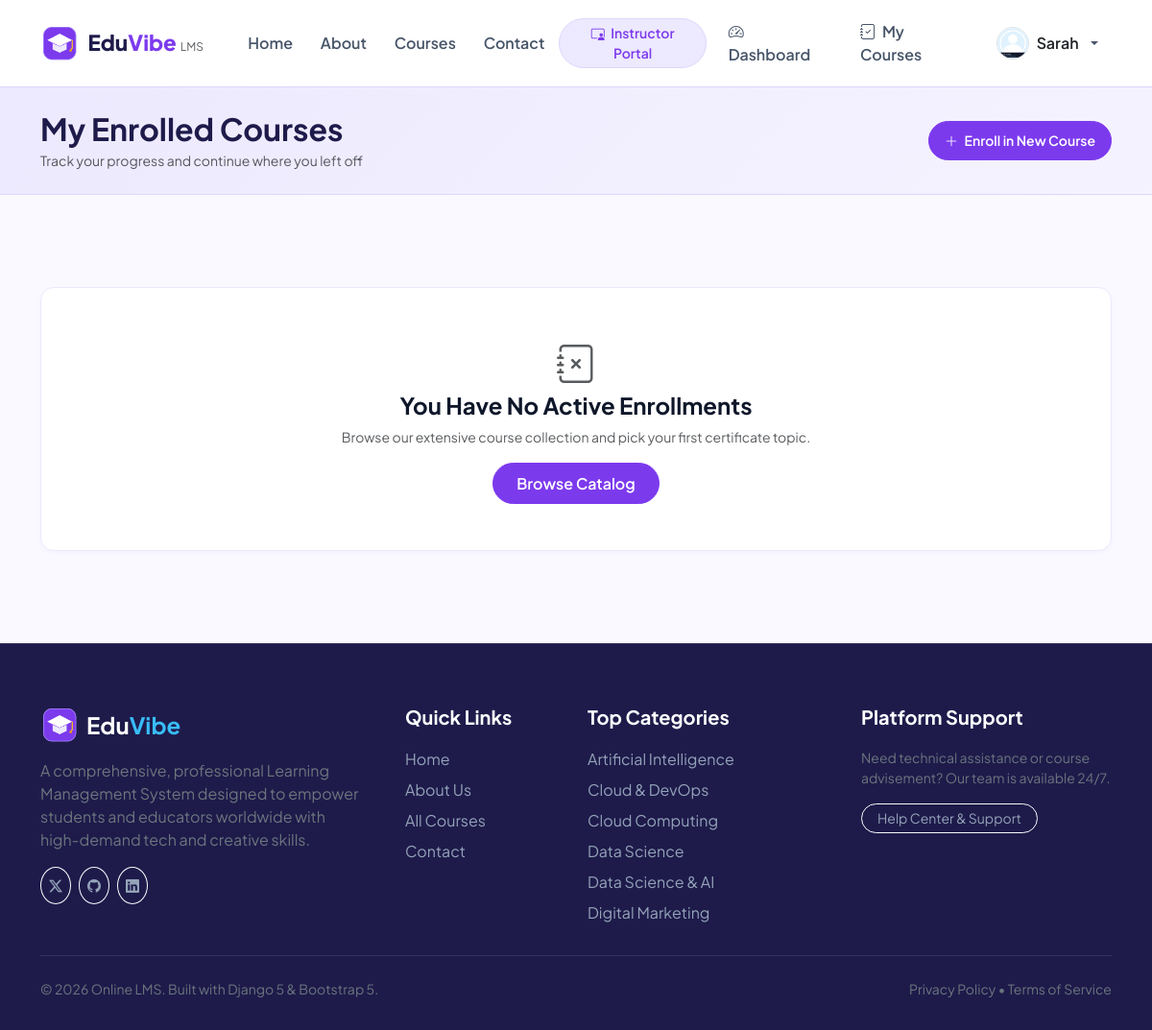
Page /my-courses/ (signed in) on the committed database.
### online_app/models.py (models this page shows, shortened)
class UserProfile(models.Model):
    ROLE_CHOICES = [
        ('student', 'Student'),
        ('instructor', 'Instructor'),
        ('admin', 'Admin'),
    ]
    user = models.OneToOneField(User, on_delete=models.CASCADE, related_name='profile')
    role = models.CharField(max_length=20, choices=ROLE_CHOICES, default='student')
    phone = models.CharField(max_length=25, blank=True)
    headline = models.CharField(max_length=150, blank=True, help_text="e.g. Senior Software Engineer | Student")
    bio = models.TextField(blank=True)
    avatar = models.ImageField(upload_to='avatars/', blank=True, null=True)
    avatar_static = models.CharField(max_length=255, blank=True, default='online_app/images/instructors/instructor1.jpg')
    created_at = models.DateTimeField(auto_now_add=True)
    def is_instructor(self):
        return self.role in ['instructor', 'admin'] or self.user.is_staff
    def get_avatar_url(self):
        if self.avatar:
            return self.avatar.url
        if self.avatar_static:
            return static(self.avatar_static)
        return static('online_app/images/instructors/instructor1.jpg')

class Category(models.Model):
    name = models.CharField(max_length=100)
    slug = models.SlugField(unique=True, blank=True)
    icon = models.CharField(max_length=60, default='bi-code-slash', help_text="Bootstrap icon class name")
    description = models.TextField(blank=True)
    image = models.ImageField(upload_to='categories/', blank=True, null=True)
    image_static = models.CharField(max_length=255, blank=True, default='')
    class Meta:
        verbose_name_plural = 'Categories'
        ordering = ['name']

### online_app/views.py (the view)
# urls.py: path('my-courses/', views.my_courses, name='my_courses'),
@login_required
def my_courses(request):
    enrollments = Enrollment.objects.filter(user=request.user).select_related('course', 'course__category', 'course__instructor').order_by('-enrolled_at')
    return render(request, 'online_app/my_courses.html', {'enrollments': enrollments})

### online_app/views.py (called while the page is built)
def global_categories_processor(request):
    return {
        'nav_categories': Category.objects.all()[:6]
    }

### online_app/templates/online_app/my_courses.html (shortened to what this page needs)
{% extends 'online_app/base.html' %}
{% load static %}
{% block extra_css %}
<link rel="stylesheet" href="{% static 'online_app/css/courses.css' %}">
{% endblock %}
{% block content %}
<div class="py-4" style="background: linear-gradient(135deg, var(--lavender) 0%, var(--lavender-light) 100%); border-bottom: 1px solid var(--lavender-dark);">
  <div class="container">
    <div class="d-flex justify-content-between align-items-center">
      <div>
        <h1 class="fw-bold h2 mb-1" style="color: var(--navy-dark);">My Enrolled Courses</h1>
        <p class="text-muted small mb-0">Track your progress and continue where you left off</p>
      </div>
      <a href="{% url 'courses' %}" class="btn btn-primary rounded-pill btn-sm px-3">
        <i class="bi bi-plus-lg me-1"></i> Enroll in New Course
      </a>
    </div>
  </div>
</div>
<div class="container py-5">
  <div class="row g-4">
    {% for enrollment in enrollments %}
      <div class="col-12 col-md-6 col-xl-4">
        <div class="course-card">
          <div class="course-thumb-wrap">
            <img src="{{ enrollment.course.get_thumbnail_url }}" alt="{{ enrollment.course.title }}" class="course-thumb-img">
            {% if enrollment.completed %}
              <span class="badge bg-success position-absolute top-0 end-0 m-3 px-3 py-2 rounded-pill">Completed</span>
            {% else %}
              <span class="badge bg-primary position-absolute top-0 end-0 m-3 px-3 py-2 rounded-pill">In Progress</span>
            {% endif %}
          </div>
          <div class="course-card-content">
            <span class="course-cat-title">{{ enrollment.course.category.name|default:"General" }}</span>
            <h5 class="fw-bold text-dark mb-2">
              <a href="{% url 'course_detail' slug=enrollment.course.slug %}" class="text-decoration-none text-dark">{{ enrollment.course.title }}</a>
            </h5>
            <div class="my-3">
              <div class="d-flex justify-content-between small text-muted mb-1">
                <span>Progress</span>
                <span class="fw-bold text-dark">{{ enrollment.get_progress_percentage }}%</span>
              </div>
              <div class="progress" style="height: 8px;">
                <div class="progress-bar {% if enrollment.completed %}bg-success{% else %}bg-primary{% endif %} rounded-pill" role="progressbar" style="width: {{ enrollment.get_progress_percentage }}%;"></div>
              </div>
            </div>
            <div class="d-flex justify-content-between align-items-center text-muted small mb-3">
              <span><i class="bi bi-check2-circle text-success me-1"></i>{{ enrollment.get_completed_lessons_count }}/{{ enrollment.course.get_total_lessons }} Lessons</span>
              <span>Enrolled: {{ enrollment.enrolled_at|date:"M d, Y" }}</span>
            </div>
            <div class="mt-auto pt-3 border-top d-flex gap-2">
              {% with first_lesson=enrollment.course.lessons.first %}
                {% if first_lesson %}
                  <a href="{% url 'lessons' course_slug=enrollment.course.slug lesson_id=first_lesson.id %}" class="btn btn-primary btn-sm rounded-pill w-100 fw-semibold">
                    {% if enrollment.completed %}Review Course{% else %}Resume Learning{% endif %}
                  </a>
                {% endif %}
              {% endwith %}
              {% if enrollment.completed %}
                <a href="{% url 'certificates' %}" class="btn btn-outline-success btn-sm rounded-pill px-3" title="View Certificate">
                  <i class="bi bi-award-fill"></i>
                </a>
              {% endif %}
            </div>
          </div>
        </div>
      </div>
    {% empty %}
      <div class="col-12 text-center py-5">
        <div class="card-custom p-5 bg-white">
          <i class="bi bi-journal-x fs-1 text-muted mb-2"></i>
          <h4 class="fw-bold">You Have No Active Enrollments</h4>
          <p class="text-muted small mb-3">Browse our extensive course collection and pick your first certificate topic.</p>
          <a href="{% url 'courses' %}" class="btn btn-primary rounded-pill px-4">Browse Catalog</a>
        </div>
      </div>
    {% endfor %}
  </div>
</div>
{% endblock %}

### online_app/templates/online_app/base.html (shortened to what this page needs)
{% load static %}
<!DOCTYPE html>
<html lang="en">
<head>
  <link href="https://cdn.jsdelivr.net/npm/bootstrap@5.3.3/dist/css/bootstrap.min.css" rel="stylesheet">
  <link rel="stylesheet" href="https://cdn.jsdelivr.net/npm/bootstrap-icons@1.11.3/font/bootstrap-icons.min.css">
  <link rel="stylesheet" href="{% static 'online_app/css/style.css' %}">
  {% block extra_css %}{% endblock %}
</head>
<body>
  <nav class="navbar navbar-expand-lg navbar-lms">
    <div class="container">
      <a class="navbar-brand" href="{% url 'home' %}">
        <img src="{% static 'online_app/images/logo/logo.png' %}" alt="LMS Logo" class="brand-logo-img">
        <span>Edu<span style="color: var(--purple-primary);">Vibe</span> <small class="fw-normal text-muted" style="font-size: 0.75rem;">LMS</small></span>
      </a>
      <div class="collapse navbar-collapse" id="navbarLmsNav">
        <ul class="navbar-nav me-auto mb-2 mb-lg-0 ms-lg-3">
          <li class="nav-item">
            <a class="nav-link {% if request.resolver_match.url_name == 'home' %}active{% endif %}" href="{% url 'home' %}">Home</a>
          </li>
          <li class="nav-item">
            <a class="nav-link {% if request.resolver_match.url_name == 'about' %}active{% endif %}" href="{% url 'about' %}">About</a>
          </li>
          <li class="nav-item">
            <a class="nav-link {% if request.resolver_match.url_name == 'courses' or request.resolver_match.url_name == 'course_detail' %}active{% endif %}" href="{% url 'courses' %}">Courses</a>
          </li>
          <li class="nav-item">
            <a class="nav-link {% if request.resolver_match.url_name == 'contact' %}active{% endif %}" href="{% url 'contact' %}">Contact</a>
          </li>
        </ul>
        <ul class="navbar-nav ms-auto align-items-lg-center gap-2">
          {% if user.is_authenticated %}
            {% if user.profile.is_instructor %}
              <li class="nav-item">
                <a class="btn btn-lavender btn-sm rounded-pill px-3" href="{% url 'instructor_dashboard' %}">
                  <i class="bi bi-person-video3 me-1"></i> Instructor Portal
                </a>
              </li>
            {% endif %}
            <li class="nav-item">
              <a class="nav-link" href="{% url 'student_dashboard' %}">
                <i class="bi bi-speedometer2 me-1"></i> Dashboard
              </a>
            </li>
            <li class="nav-item">
              <a class="nav-link" href="{% url 'my_courses' %}">
                <i class="bi bi-journal-check me-1"></i> My Courses
              </a>
            </li>
            <li class="nav-item dropdown">
              <a class="nav-link dropdown-toggle d-flex align-items-center gap-2" href="#" id="userMenuDropdown" role="button" data-bs-toggle="dropdown" aria-expanded="false">
                <img src="{{ user.profile.get_avatar_url }}" alt="{{ user.username }}" class="rounded-circle border" width="34" height="34" style="object-fit: cover;">
                <span class="d-none d-lg-inline fw-semibold text-dark">{{ user.first_name|default:user.username }}</span>
              </a>
            </li>
          {% endif %}
        </ul>
      </div>
    </div>
  </nav>
  <main>
    {% block content %}{% endblock %}
  </main>
  <footer class="footer-lms">
    <div class="container">
      <div class="row g-4">
        <div class="col-lg-4 col-md-6">
          <div class="d-flex align-items-center gap-2 mb-3">
            <img src="{% static 'online_app/images/logo/logo.png' %}" alt="Logo" class="brand-logo-img">
            <span class="h4 text-white fw-bold mb-0">Edu<span style="color: var(--blue-primary);">Vibe</span></span>
          </div>
          <p class="text-secondary pe-lg-4">
            A comprehensive, professional Learning Management System designed to empower students and educators worldwide with high-demand tech and creative skills.
          </p>
          <div class="d-flex gap-2 mt-3">
            <a href="#" class="btn btn-outline-light btn-sm rounded-circle p-2"><i class="bi bi-twitter-x"></i></a>
            <a href="#" class="btn btn-outline-light btn-sm rounded-circle p-2"><i class="bi bi-github"></i></a>
            <a href="#" class="btn btn-outline-light btn-sm rounded-circle p-2"><i class="bi bi-linkedin"></i></a>
          </div>
        </div>
        <div class="col-lg-2 col-md-6 col-6">
          <h5>Quick Links</h5>
          <ul class="list-unstyled mb-0">
            <li class="mb-2"><a href="{% url 'home' %}">Home</a></li>
            <li class="mb-2"><a href="{% url 'about' %}">About Us</a></li>
            <li class="mb-2"><a href="{% url 'courses' %}">All Courses</a></li>
            <li class="mb-2"><a href="{% url 'contact' %}">Contact</a></li>
          </ul>
        </div>
        <div class="col-lg-3 col-md-6 col-6">
          <h5>Top Categories</h5>
          <ul class="list-unstyled mb-0">
            {% for cat in nav_categories %}
              <li class="mb-2"><a href="{% url 'courses' %}?category={{ cat.slug }}">{{ cat.name }}</a></li>
            {% empty %}
              <li class="mb-2"><a href="{% url 'courses' %}">Web Development</a></li>
              <li class="mb-2"><a href="{% url 'courses' %}">Data Science & AI</a></li>
            {% endfor %}
          </ul>
        </div>
        <div class="col-lg-3 col-md-6">
          <h5>Platform Support</h5>
          <p class="text-secondary small">Need technical assistance or course advisement? Our team is available 24/7.</p>
          <a href="{% url 'contact' %}" class="btn btn-outline-light btn-sm rounded-pill px-3">Help Center &amp; Support</a>
        </div>
      </div>
      <div class="pt-4 mt-4 border-top border-secondary border-opacity-25 d-flex flex-column flex-md-row justify-content-between align-items-center gap-2 text-secondary small">
        <p class="mb-0">&copy; 2026 Online LMS. Built with Django 5 &amp; Bootstrap 5.</p>
        <div>
          <span>Privacy Policy</span> • <span>Terms of Service</span>
        </div>
      </div>
    </div>
  </footer>
</body>
</html>

### online_app/static/online_app/css/style.css (style rules this page uses)
:root { --lavender-light: #F5F3FF; --lavender: #EDE9FE; --lavender-dark: #DDD6FE; --purple-soft: #8B5CF6; --purple-primary: #7C3AED; --purple-dark: #6D28D9; --blue-light: #E0F2FE; --blue-primary: #38BDF8; --blue-dark: #0284C7; --navy-text: #0F172A; --navy-dark: #1E1B4B; --text-muted: #64748B; --light-bg: #FAF9FF; --white: #FFFFFF; --light-grey: #F1F5F9; --border-color: #E2E8F0; --radius-sm: 8px; --radius-md: 14px; --radius-lg: 20px; --shadow-sm: 0 2px 4px rgba(124, 58, 237, 0.04); --shadow-md: 0 4px 12px rgba(124, 58, 237, 0.08); --shadow-lg: 0 10px 25px rgba(124, 58, 237, 0.12); }
body { font-family: 'Plus Jakarta Sans', -apple-system, BlinkMacSystemFont, 'Segoe UI', Roboto, Helvetica, Arial, sans-serif; color: var(--navy-text); background-color: var(--light-bg); min-height: 100vh; display: flex; flex-direction: column; }
main { flex: 1 0 auto; }
.navbar-lms { background-color: rgba(255, 255, 255, 0.95); backdrop-filter: blur(10px); border-bottom: 1px solid var(--lavender-dark); padding: 0.8rem 0; position: sticky; top: 0; z-index: 1020; }
.navbar-brand { font-weight: 800; font-size: 1.4rem; color: var(--navy-dark); display: flex; align-items: center; gap: 0.6rem; }
.brand-logo-img { width: 40px; height: 40px; border-radius: var(--radius-sm); object-fit: contain; }
.nav-link { font-weight: 600; color: #475569; padding: 0.5rem 0.9rem !important; border-radius: var(--radius-sm); transition: all 0.2s ease; }
.btn-primary { background-color: var(--purple-primary); border-color: var(--purple-primary); color: #fff; font-weight: 600; border-radius: var(--radius-sm); padding: 0.55rem 1.3rem; transition: all 0.2s ease; }
.btn-lavender { background-color: var(--lavender); color: var(--purple-primary); font-weight: 600; border: 1px solid var(--lavender-dark); }
.card-custom { background-color: var(--white); border: 1px solid var(--lavender); border-radius: var(--radius-md); box-shadow: var(--shadow-sm); transition: transform 0.2s ease, box-shadow 0.2s ease; }
.footer-lms { background-color: var(--navy-dark); color: #CBD5E1; padding: 4rem 0 2rem; margin-top: auto; border-top: 1px solid rgba(255, 255, 255, 0.1); }
.footer-lms h5 { color: #FFFFFF; font-weight: 700; margin-bottom: 1.25rem; }
.footer-lms a { color: #94A3B8; text-decoration: none; transition: color 0.2s; }

### rows in the picture
Category: name "Artificial Intelligence"
Category: name "Cloud & DevOps"
Category: name "Cloud Computing"
Category: name "Data Science"
Category: name "Data Science & AI"
Category: name "Digital Marketing"

### other values in the picture
{{ user.first_name|default:user.username }} "Sarah"
